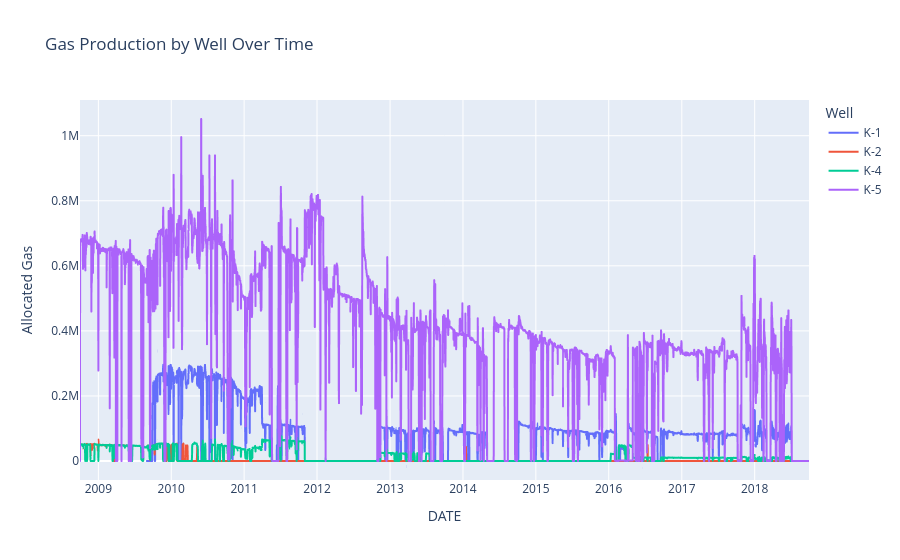

The cell this chart's notebook holds for it:
### Code cell
fig = px.line(
    final_table,
    x='DATE',
    y='Allocated Gas',
    color='Well',
    title='Gas Production by Well Over Time'
)

fig.show()
fig.write_image('../images/field_production_trend.png')

### Figure 1 — Plotly figure (JSON) as saved in the notebook; plotly's stock layout.template omitted (floating-point values rounded to 4 significant figures; data arrays with more than 128 entries replaced by an {"elided": "..."} marker saying what was removed)
{"data": [{"hovertemplate": "Well=K-1<br>DATE=%{x}<br>Allocated Gas=%{y}<extra></extra>", "legendgroup": "K-1", "line": {"color": "#636efa", "dash": "solid"}, "marker": {"symbol": "circle"}, "mode": "lines", "name": "K-1", "showlegend": true, "type": "scattergl", "x": {"elided": "3317 str values"}, "xaxis": "x", "y": {"elided": "3317 float values"}, "yaxis": "y"}, {"hovertemplate": "Well=K-2<br>DATE=%{x}<br>Allocated Gas=%{y}<extra></extra>", "legendgroup": "K-2", "line": {"color": "#EF553B", "dash": "solid"}, "marker": {"symbol": "circle"}, "mode": "lines", "name": "K-2", "showlegend": true, "type": "scattergl", "x": {"elided": "3652 str values"}, "xaxis": "x", "y": {"elided": "3652 float values"}, "yaxis": "y"}, {"hovertemplate": "Well=K-4<br>DATE=%{x}<br>Allocated Gas=%{y}<extra></extra>", "legendgroup": "K-4", "line": {"color": "#00cc96", "dash": "solid"}, "marker": {"symbol": "circle"}, "mode": "lines", "name": "K-4", "showlegend": true, "type": "scattergl", "x": {"elided": "3652 str values"}, "xaxis": "x", "y": {"elided": "3652 float values"}, "yaxis": "y"}, {"hovertemplate": "Well=K-5<br>DATE=%{x}<br>Allocated Gas=%{y}<extra></extra>", "legendgroup": "K-5", "line": {"color": "#ab63fa", "dash": "solid"}, "marker": {"symbol": "circle"}, "mode": "lines", "name": "K-5", "showlegend": true, "type": "scattergl", "x": {"elided": "3652 str values"}, "xaxis": "x", "y": {"elided": "3652 float values"}, "yaxis": "y"}], "layout": {"legend": {"title": {"text": "Well"}, "tracegroupgap": 0}, "title": {"text": "Gas Production by Well Over Time"}, "xaxis": {"anchor": "y", "domain": [0, 1], "title": {"text": "DATE"}}, "yaxis": {"anchor": "x", "domain": [0, 1], "title": {"text": "Allocated Gas"}}}}
